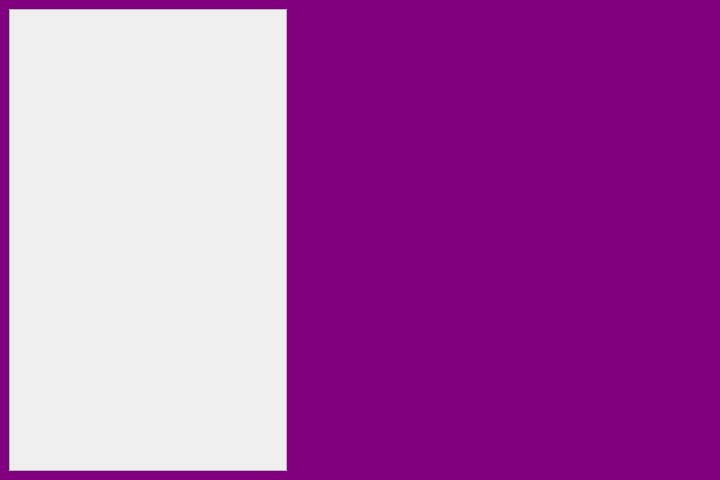
<?xml version="1.0" encoding="UTF-8"?>
<ui version="4.0">
 <class>Form</class>
 <widget class="QWidget" name="Form">
  <property name="geometry">
   <rect>
    <x>0</x>
    <y>0</y>
    <width>720</width>
    <height>480</height>
   </rect>
  </property>
  <property name="windowTitle">
   <string>Form</string>
  </property>
  <layout class="QVBoxLayout" name="verticalLayout">
   <property name="spacing">
    <number>0</number>
   </property>
   <property name="leftMargin">
    <number>0</number>
   </property>
   <property name="topMargin">
    <number>0</number>
   </property>
   <property name="rightMargin">
    <number>0</number>
   </property>
   <property name="bottomMargin">
    <number>0</number>
   </property>
   <item>
    <widget class="QWidget" name="background" native="true">
     <property name="styleSheet">
      <string notr="true">#background{
	background-color: purple;
}</string>
     </property>
     <layout class="QHBoxLayout" name="horizontalLayout" stretch="2,3">
      <property name="sizeConstraint">
       <enum>QLayout::SetDefaultConstraint</enum>
      </property>
      <item>
       <widget class="QScrollArea" name="scrollArea">
        <property name="widgetResizable">
         <bool>true</bool>
        </property>
        <widget class="QWidget" name="scrollAreaWidgetContents">
         <property name="geometry">
          <rect>
           <x>0</x>
           <y>0</y>
           <width>274</width>
           <height>456</height>
          </rect>
         </property>
        </widget>
       </widget>
      </item>
      <item>
       <widget class="QWidget" name="widget" native="true"/>
      </item>
     </layout>
    </widget>
   </item>
  </layout>
 </widget>
 <resources/>
 <connections/>
</ui>
